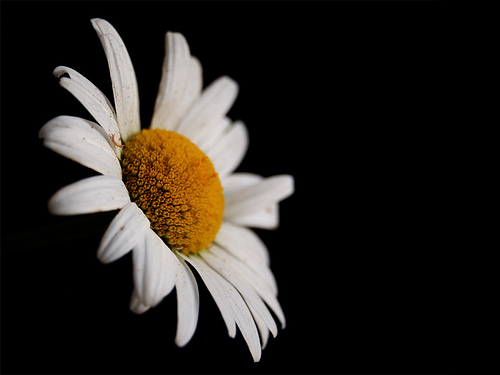
%> input picture data latih/1 (10).jpg, 500 x 375 px; its folder holds only this picture in this run
$ octave ekstrasi_latih.m   (GNU Octave 9; MATLAB toolbox functions it lacks are replaced by stand-ins)
%> lines starting %> are read from the running program, lines starting %| are printed output that depends on the picture
clc; clear; close all; warning off all;

image_folder = 'data latih';
filenames = dir(fullfile(image_folder, '*.jpg'));
total_images = numel(filenames);

data_latih = zeros(8,total_images);

for n = 1:total_images
    full_name= fullfile(image_folder, filenames(n).name);
    Img = imread(full_name);
%> Img is the input picture: size 375x500x3 uint8; mean R, G, B 40.5, 36.4, 31.8
    Img = im2double(Img);
%> Img: size 375x500x3 double

    resize = [150 220];

    Img = imresize(Img,[resize]);
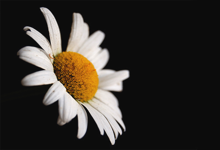
%> Img: size 150x220x3 double; mean R, G, B 0.159, 0.143, 0.125; drawn with min black and max white

    % Ekstraksi Ciri Warna RGB
    R = Img(:,:,1);
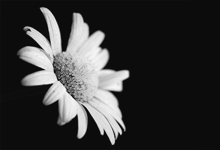
%> R: size 150x220 double; min -0.0464, max 0.898, mean 0.159; drawn with min black and max white
    G = Img(:,:,2);
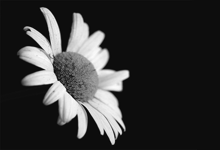
%> G: size 150x220 double; min -0.0471, max 0.865, mean 0.143; drawn with min black and max white
    B = Img(:,:,3);
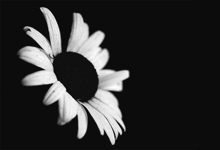
%> B: size 150x220 double; min -0.0425, max 0.86, mean 0.125; drawn with min black and max white

    CiriR = mean2(R);
%> CiriR = 0.159
    CiriG = mean2(G);
%> CiriG = 0.143
    CiriB = mean2(B);
%> CiriB = 0.125

    % Ekstraksi Ciri Tekstur Filter Gabor
    I = (rgb2gray(Img));
    wavelength = 4;
    orientation = 90;
%> (the run ends here)

$ run again, on data latih/1 (24).jpg
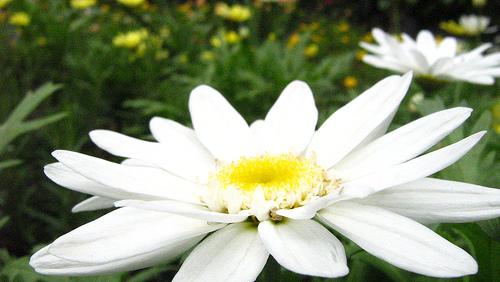
%> input picture data latih/1 (24).jpg, 500 x 282 px
%> Img is the input picture: size 282x500x3 uint8; mean R, G, B 142.1, 151.3, 123.9
%> `Img = imresize(Img,[resize]);`:
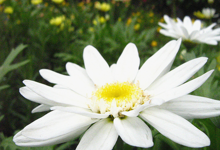
%> Img: size 150x220x3 double; mean R, G, B 0.557, 0.593, 0.486; drawn with min black and max white
%> `B = Img(:,:,3);`:
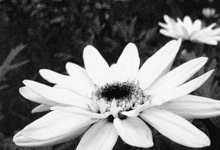
%> B: size 150x220 double; min -0.0335, max 1.03, mean 0.486; drawn with min black and max white
%> CiriR = 0.557
%> CiriG = 0.593
%> CiriB = 0.486

$ run again, on data latih/1 (25).jpg
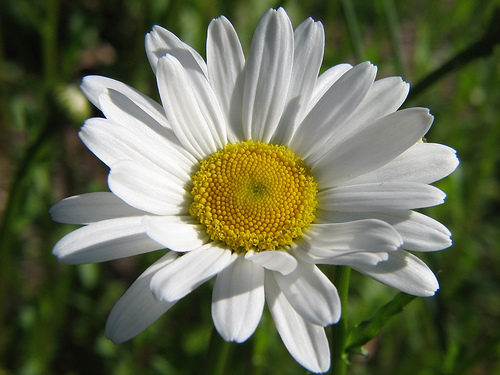
%> input picture data latih/1 (25).jpg, 500 x 375 px
%> Img is the input picture: size 375x500x3 uint8; mean R, G, B 104.5, 109.5, 83.6
%> `Img = imresize(Img,[resize]);`:
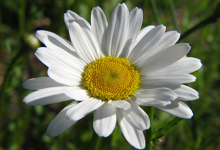
%> Img: size 150x220x3 double; mean R, G, B 0.41, 0.43, 0.328; drawn with min black and max white
%> `B = Img(:,:,3);`:
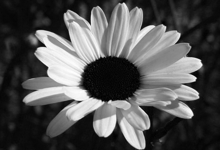
%> B: size 150x220 double; min -0.00175, max 0.992, mean 0.328; drawn with min black and max white
%> CiriR = 0.41
%> CiriG = 0.43
%> CiriB = 0.328

$ run again, on data latih/1 (26).jpg
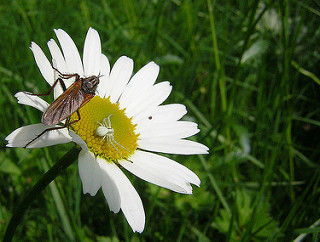
%> input picture data latih/1 (26).jpg, 320 x 242 px
%> Img is the input picture: size 242x320x3 uint8; mean R, G, B 74.5, 92.8, 52.1
%> `B = Img(:,:,3);`:
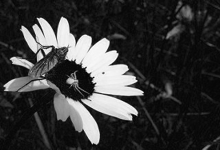
%> B: size 150x220 double; min -0.0296, max 0.997, mean 0.204; drawn with min black and max white
%> CiriR = 0.292
%> CiriG = 0.364
%> CiriB = 0.204
%> `I = (rgb2gray(Img));`:
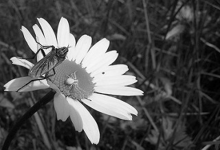
%> I: size 150x220 double; min 0.00868, max 1, mean 0.324; drawn with min black and max white

$ run again, on data latih/1 (12).jpg
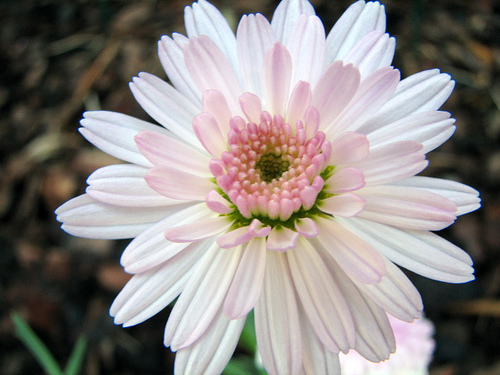
%> input picture data latih/1 (12).jpg, 500 x 375 px
%> Img is the input picture: size 375x500x3 uint8; mean R, G, B 141.6, 135.9, 133.4
%> `B = Img(:,:,3);`:
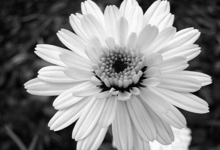
%> B: size 150x220 double; min -0.0129, max 1.02, mean 0.523; drawn with min black and max white
%> CiriR = 0.555
%> CiriG = 0.533
%> CiriB = 0.523
